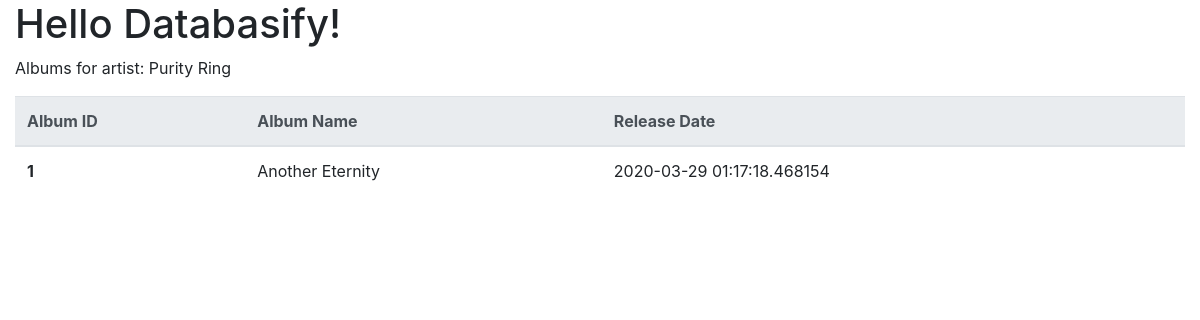
Page /artists/1/ on the committed database.
### model.py (models this page shows)
class Artist(Base):
    __tablename__ = 'artist'  # Table in the database
    id = Column(Integer, primary_key=True)  # auto incremented
    uri = Column(String(50), nullable=False) #spotify:artist:6rqhFgbbKwnb9MLmUQDhG6
    name = Column(String(150), nullable=False)
    followers = Column(Integer, nullable=False) #of people following them (spotify)

class Album(Base):
    __tablename__ = 'album'
    id = Column(Integer, primary_key=True)  # auto incremented
    uri = Column(String(50), nullable=False)# spotify:album:6rqhFgbbKwnb9MLmUQDhG6
    name = Column(String(150), nullable=False)
    release_date = Column(DateTime, nullable=False)
    artist_id = Column(Integer, ForeignKey('artist.id'), nullable=False)
    artist = relationship(Artist, backref="artist")

### start.py (the view)
@app.route('/artists/<int:artist_id>/', methods=['GET'])
def showAlbums(artist_id):
    artistName = session.query(Artist).filter_by(id=artist_id).one()
    albums = session.query(Album).filter_by(artist_id=artist_id)
    return render_template(
        'albums.html',
        title='Albums',
        albums=albums,
        artistName=artistName)

### templates/albums.html (shortened to what this page needs)
<!DOCTYPE html>
<html lang="en">
<head>
    <link href="/static/vendor/bootstrap/css/bootstrap.min.css" rel="stylesheet">
    <link href="/static/simple-sidebar.css" rel="stylesheet">
</head>
<body>
    <div class="d-flex" id="wrapper">
        <div id="page-content-wrapper">
            <div class="container-fluid">
                <h1>Hello Databasify!</h1>
                <p>Albums for artist: {{artistName.name}}</p>
                <table class="table">
                    <thead class="thead-light">
                        <tr>
                            <th scope="col">Album ID</th>
                            <th scope="col">Album Name</th>
                            <th scope="col">Release Date</th>
                        </tr>
                    </thead>
                    <tbody>
                        {% for album in albums %}
                        <tr>
                            <th scope="row">{{album.id}}</th>
                            <td >{{album.name}}</td>
                            <td>{{album.release_date}}</td>
                        </tr>
                        {% endfor %}
                    </tbody>
                </table>
            </div>
        </div>
    </div>
</body>
</html>

### static/simple-sidebar.css (style rules this page uses)
body { overflow-x: hidden; }
#page-content-wrapper { min-width: 100vw; }
@media (min-width: 768px) { #page-content-wrapper { min-width: 0; width: 100%; } }

### rows in the picture
Artist: name "Purity Ring"
Album: id "1", name "Another Eternity", release_date "2020-03-29 01:17:18.468154"
